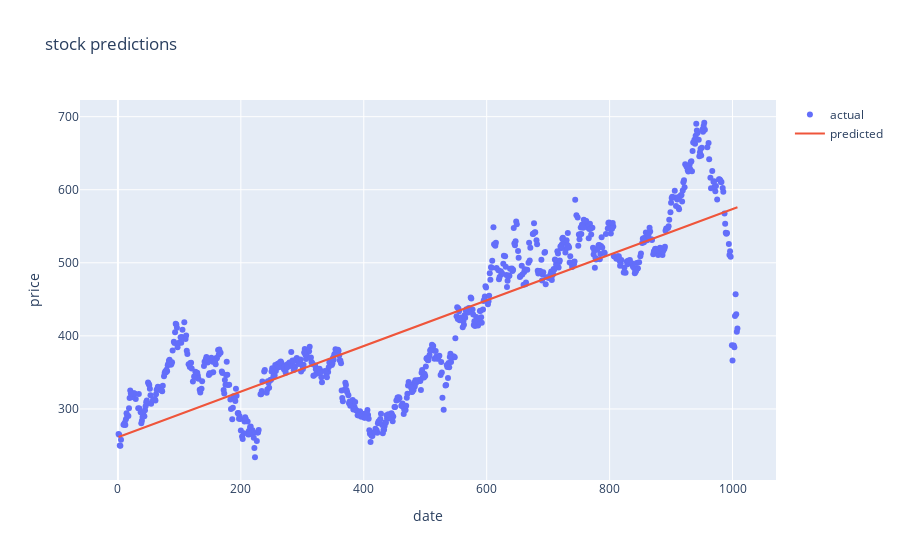

Notebook source saved alongside this figure:
### Code cell
g1 = go.Scatter(
    x=X_train.T[0],
    y=Y_train,
    mode='markers',
    name='actual'
)

g2=go.Scatter(
    x=X_train.T[0],
    y=lr.predict(X_train).T,
    mode='lines',
    name='predicted'
)

predata=[g1,g2]
#layout.xaxis.title.text='day'
plot2=go.Figure(data=predata,layout=layout)
iplot(plot2)

### Figure 1 — Plotly figure (JSON) as saved in the notebook; plotly's stock layout.template omitted (floating-point values rounded to 4 significant figures; data arrays with more than 128 entries replaced by an {"elided": "..."} marker saying what was removed)
{"data": [{"mode": "markers", "name": "actual", "type": "scatter", "x": {"elided": "807 int values"}, "y": {"elided": "807 float values"}}, {"mode": "lines", "name": "predicted", "type": "scatter", "x": {"elided": "807 int values"}, "y": {"elided": "807 float values"}}], "layout": {"title": {"text": "stock predictions"}, "xaxis": {"title": {"text": "date"}}, "yaxis": {"title": {"text": "price"}}}}
